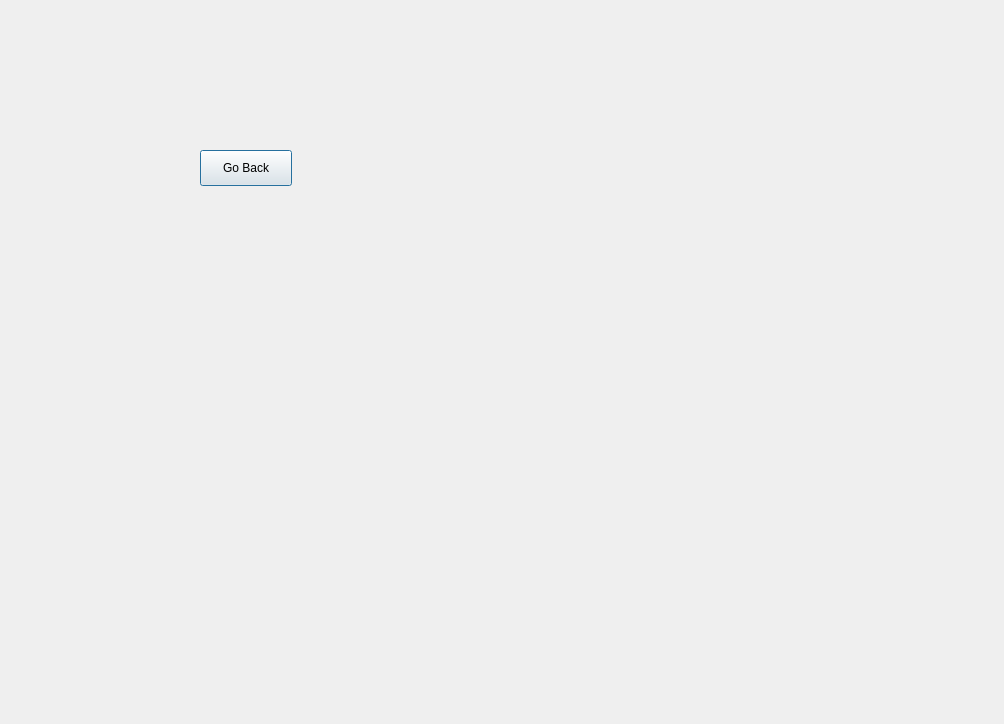
<?xml version="1.0" encoding="UTF-8"?>
<ui version="4.0">
 <class>RemoveBikes</class>
 <widget class="QDialog" name="RemoveBikes">
  <property name="geometry">
   <rect>
    <x>0</x>
    <y>0</y>
    <width>1004</width>
    <height>724</height>
   </rect>
  </property>
  <property name="windowTitle">
   <string>Dialog</string>
  </property>
  <widget class="QPushButton" name="goBackButton">
   <property name="geometry">
    <rect>
     <x>200</x>
     <y>150</y>
     <width>92</width>
     <height>36</height>
    </rect>
   </property>
   <property name="text">
    <string>Go Back</string>
   </property>
  </widget>
 </widget>
 <resources/>
 <connections/>
</ui>
